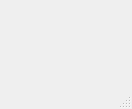
<?xml version="1.0" encoding="UTF-8"?>
<ui version="4.0">
 <class>myMainWindow</class>
 <widget class="QMainWindow" name="myMainWindow">
  <property name="geometry">
   <rect>
    <x>0</x>
    <y>0</y>
    <width>132</width>
    <height>109</height>
   </rect>
  </property>
  <property name="windowTitle">
   <string>myMainWindow</string>
  </property>
  <widget class="QWidget" name="centralwidget"/>
  <widget class="QMenuBar" name="menubar">
   <property name="geometry">
    <rect>
     <x>0</x>
     <y>0</y>
     <width>132</width>
     <height>23</height>
    </rect>
   </property>
  </widget>
  <widget class="QStatusBar" name="statusbar"/>
 </widget>
 <resources/>
 <connections/>
</ui>
